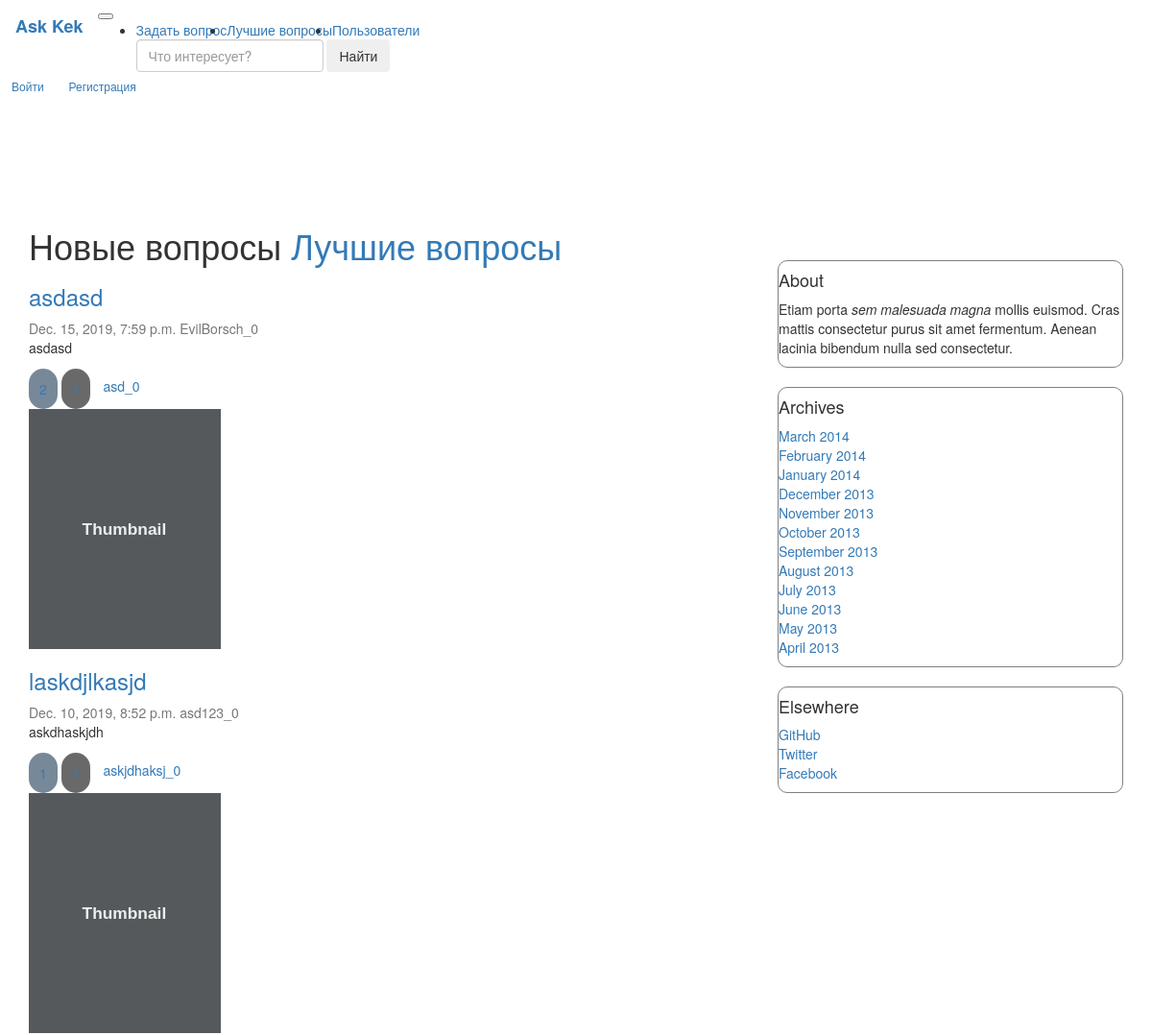
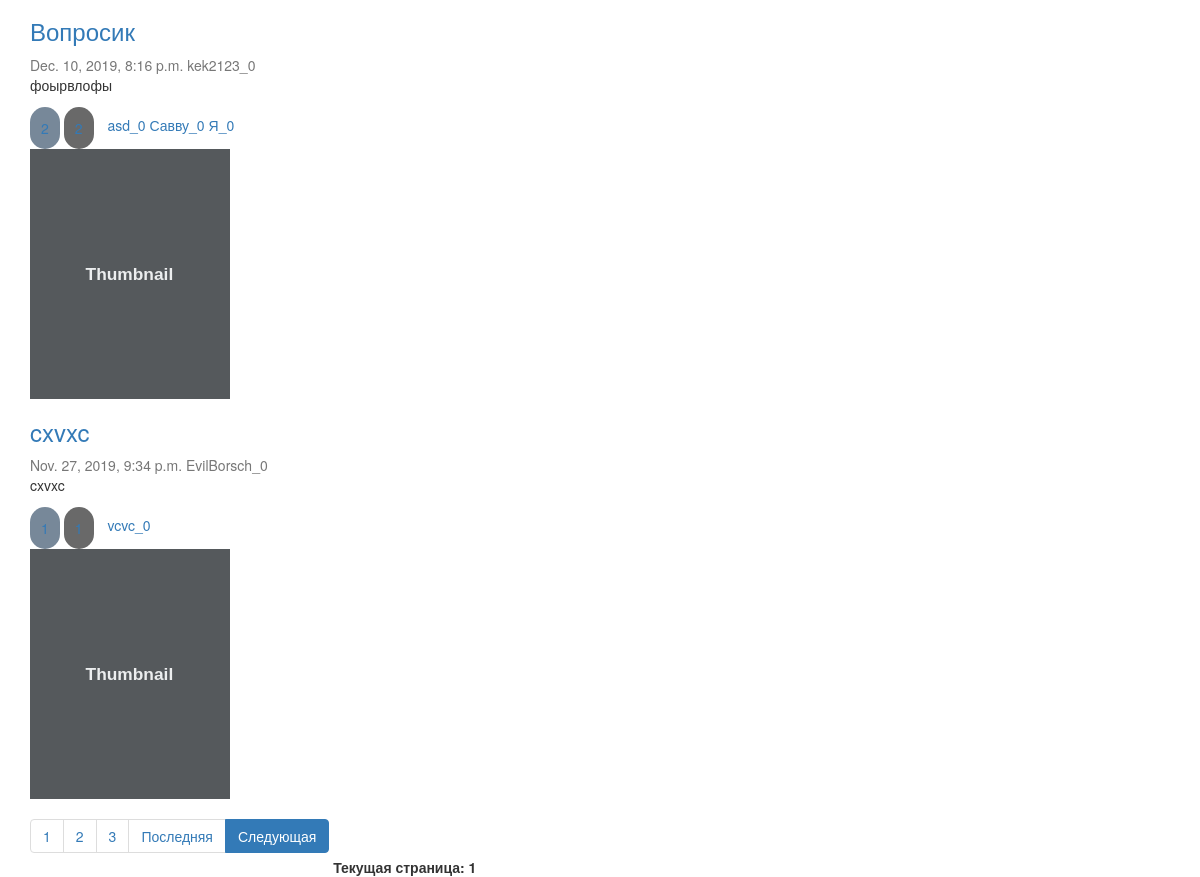
The page /question/ on the database as committed earlier (2 pictures, top to bottom).
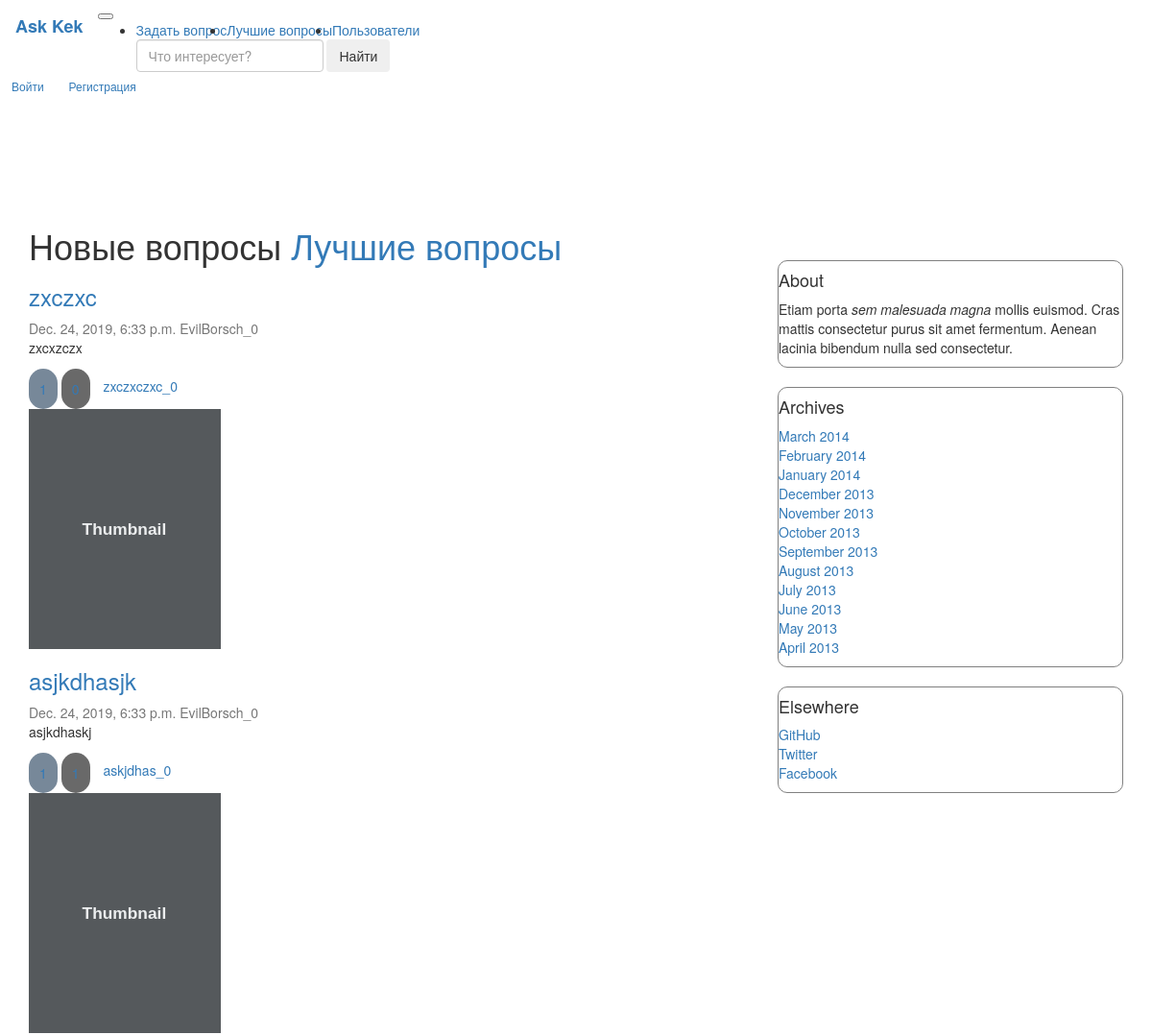
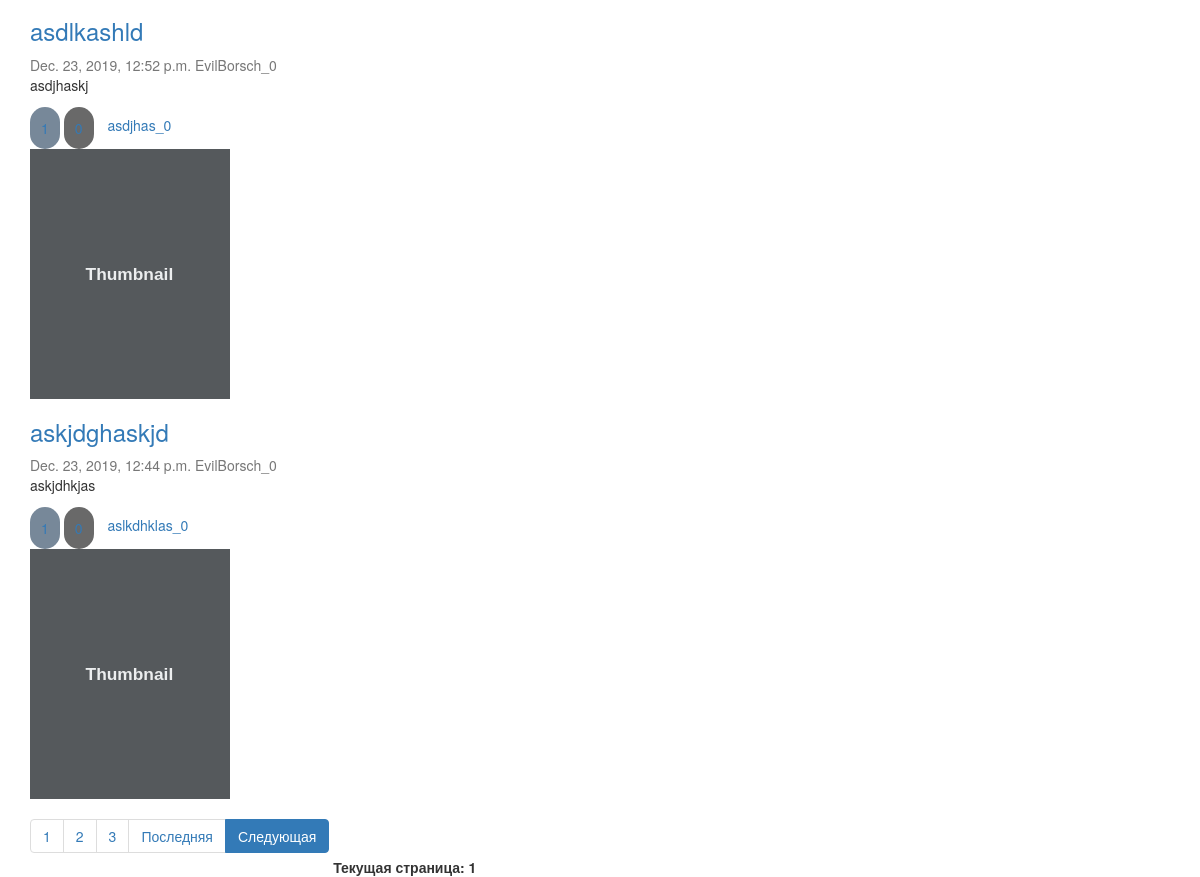
The same page on the database as committed later (2 pictures, top to bottom).
### question/models.py (models this page shows, shortened)
class Article(models.Model):
    title = models.CharField(max_length=255, verbose_name='Заголовок')
    text = models.TextField(verbose_name='Текст')
    date_published = models.DateTimeField(verbose_name='Дата публикации', default=datetime.now(tz=timezone.utc),
                                          db_index=True)
    is_published = models.BooleanField(verbose_name='Опубликовано', default=True, blank=True)
    author = models.ForeignKey(
        Author,
        on_delete=models.CASCADE,
    )
    like = models.ManyToManyField(UserProfile, related_name="Article_like", blank=True)
    dislike = models.ManyToManyField(UserProfile, related_name="Article_dislike", blank=True)
    tags = models.ManyToManyField(Tags, blank=True)
    objects = ArticleManager()  # model manager
    class Meta:
        verbose_name = 'Статья'
        verbose_name_plural = 'Статьи'
        index_together = [('title', 'text')]
        unique_together = [('title', 'text')]

class Author(models.Model):
    name = models.CharField(max_length=255, verbose_name='Имя', unique=True)
    rating = models.IntegerField(default=0, verbose_name='Рейтинг')
    def __str__(self):
        return '{}_{}'.format(self.name, self.rating)
    class Meta:
        verbose_name = 'Автор'
        verbose_name_plural = 'Авторы'

class Tags(models.Model):
    name = models.CharField(max_length=255, verbose_name="Тег", default="TechnoPark", db_index=True)
    count = models.IntegerField(verbose_name="Число упоминаний", default=0)
    def __str__(self):
        return '{}_{}'.format(self.name, self.count)

### question/views.py (the view)
# urls.py: path('question/', views.index_html, name="test"),
def index_html(request):
    print(UserProfile.objects.all())
    articles = models.Article.objects.new_published()
    paginated_data = paginate(articles, request)
    if (not request.user.is_active):
        rendered_data = {"questions": paginated_data}
    else:
        rendered_data = {"questions": paginated_data,
                         "avatar_path": UserProfile.objects.get(user=request.user).avatar.url[15:]}
    return render(request, "./question/index.html", rendered_data)

### question/models.py (called while the page is built)
    def new_published(self):
        return self.filter(
            is_published=True,
            date_published__lt=datetime.now(tz=timezone.utc),
        ).order_by("-date_published")

### question/views.py (called while the page is built)
def paginate(objects_list, request):
    paginator = Paginator(list(objects_list), 4)
    page = request.GET.get('page')
    try:
        contacts = paginator.get_page(page)
    except PageNotAnInteger:
        contacts = paginator.page(1)
    except EmptyPage:
        contacts = paginator.page(paginator.num_pages)
    return contacts

### userprofile/models.py (called while the page is built)
    def __str__(self):
        return self.user.username

### question/templates/question/index.html (shortened to what this page needs)
{% extends "question/base.html" %}
{% load static %}
{% block content %}
    {% block title %}
        <h1> Новые вопросы <a href="{% url "hot_questions_url" %}"> Лучшие вопросы</a></h1>
    {% endblock %}
    {% for q in questions %}
        <div class="question">
            <div class="card flex-md-row mb-4 box-shadow h-md-250">
                <div class="card-body d-flex flex-column align-items-start">
                    {% block link_to_ans %}
                        <h3 class="mb-0">
                            <a href="{% url 'one_question_url' q.pk %}" class="href">{{ q.title }}</a>
                        </h3>
                    {% endblock %}
                    <div class="mb-1 text-muted">{{ q.date_published }} {{ q.author }}</div>
                    <p class="card-text mb-auto">{{ q.text }}</p>
                    {% block likes %}
                    <div class="fluid-container">
                        <a class="like" data-qid="{{ q.pk }}"
                           data-vote="inc" data-type="question">
                            {{ q.like.count }}
                        </a>
                        <a class="dislike" data-qid="{{ q.pk }}"
                           data-vote="dec" data-type="question">
                        </a>
                    {% endblock %}
                        {% for tag in q.tags.all %}
                            <a href="{% url 'question_by_tag_url' tag.name %}">{{ tag }}</a>
                        {% endfor %}
                    </div>
                </div>
                <img class="card-img-right flex-auto d-none d-md-block" data-src="holder.js/200x250?theme=thumb"
                     alt="Thumbnail [200x250]" style="width: 200px; height: 250px;"
                     data-holder-rendered="true">
            </div>
        </div>
    {% endfor %}
    <nav aria-label="...">
        <ul class="pagination">
            <li class="page-item" aria-current="page">
                <a class="page-link" href="?page=1">1</a>
            </li>
            {% if questions.paginator.num_pages >= 2 %}
                <li class="page-item">
                    <a class="page-link" href="?page=2">2 <span class="sr-only">(current)</span></a>
                </li>
            {% endif %}
            {% if questions.paginator.num_pages >= 3 %}
                <li class="page-item">
                    <a class="page-link" href="?page=3">3 <span class="sr-only">(current)</span></a>
                </li>
            {% endif %}
            <li class="page-item"><a class="page-link"
                                     href="?page={{ questions.paginator.num_pages }}">Последняя</a></li>
            {% if questions.has_next %}
                <li class="page-item active">
                    <a class="page-link" href="?page={{ questions.next_page_number }}">Следующая</a>
                </li>
            {% endif %}
        </ul>
        <b>Текущая страница: {{ questions.number }}</b>
    </nav>
    {% block  pre_paginator %}
        <link rel="stylesheet" href="{% static "question/index/my.css" %}">
    {% endblock %}
{% endblock %}

Rows that differ between the two databases and show on the page:
no longer on this page (row unchanged): Article: title "asdasd", date_published "Dec. 15, 2019, 7:59 p.m.", author "EvilBorsch_0", text "asdasd", like.count "2"
no longer on this page (row unchanged): Tags: name+count "asd_0"
no longer on this page (row edited): Article: title "laskdjlkasjd", date_published "Dec. 10, 2019, 8:52 p.m.", author "asd123_0", text "askdhaskjdh", like.count "1"
no longer on this page (row unchanged): Tags: name+count "askjdhaksj_0", shown under "laskdjlkasjd"
no longer on this page (row unchanged): Article: title "Вопросик", date_published "Dec. 10, 2019, 8:16 p.m.", author "kek2123_0", text "фоырвлофы", like.count "2"
no longer on this page (row unchanged): Tags: name+count "Савву_0", shown under "Вопросик"
no longer on this page (row unchanged): Tags: name+count "Я_0", shown under "Вопросик"
no longer on this page (row unchanged): Article: title "cxvxc", date_published "Nov. 27, 2019, 9:34 p.m.", author "EvilBorsch_0", text "cxvxc", like.count "1"
no longer on this page (row unchanged): Tags: name+count "vcvc_0", shown under "cxvxc"
added Article: title "zxczxc", date_published "Dec. 24, 2019, 6:33 p.m.", author "EvilBorsch_0", text "zxcxzczx", like.count "1"
added Tags: name+count "zxczxczxc_0", shown under "zxczxc"
added Article: title "asjkdhasjk", date_published "Dec. 24, 2019, 6:33 p.m.", author "EvilBorsch_0", text "asjkdhaskj", like.count "1"
added Tags: name+count "askjdhas_0", shown under "asjkdhasjk"
added Article: title "asdlkashld", date_published "Dec. 23, 2019, 12:52 p.m.", author "EvilBorsch_0", text "asdjhaskj", like.count "1"
added Tags: name+count "asdjhas_0", shown under "asdlkashld"
added Article: title "askjdghaskjd", date_published "Dec. 23, 2019, 12:44 p.m.", author "EvilBorsch_0", text "askjdhkjas", like.count "1"
added Tags: name+count "aslkdhklas_0", shown under "askjdghaskjd"
